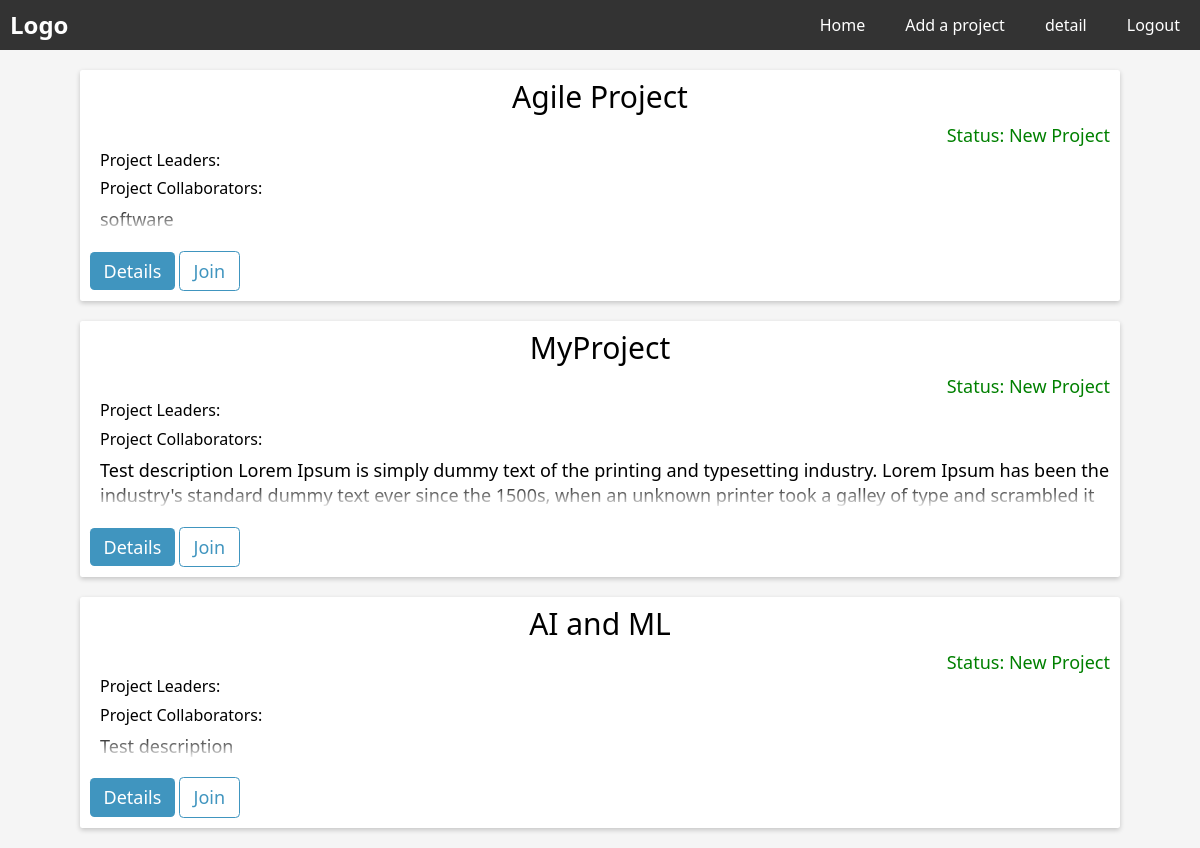
Page / (signed in) on the earlier database version.
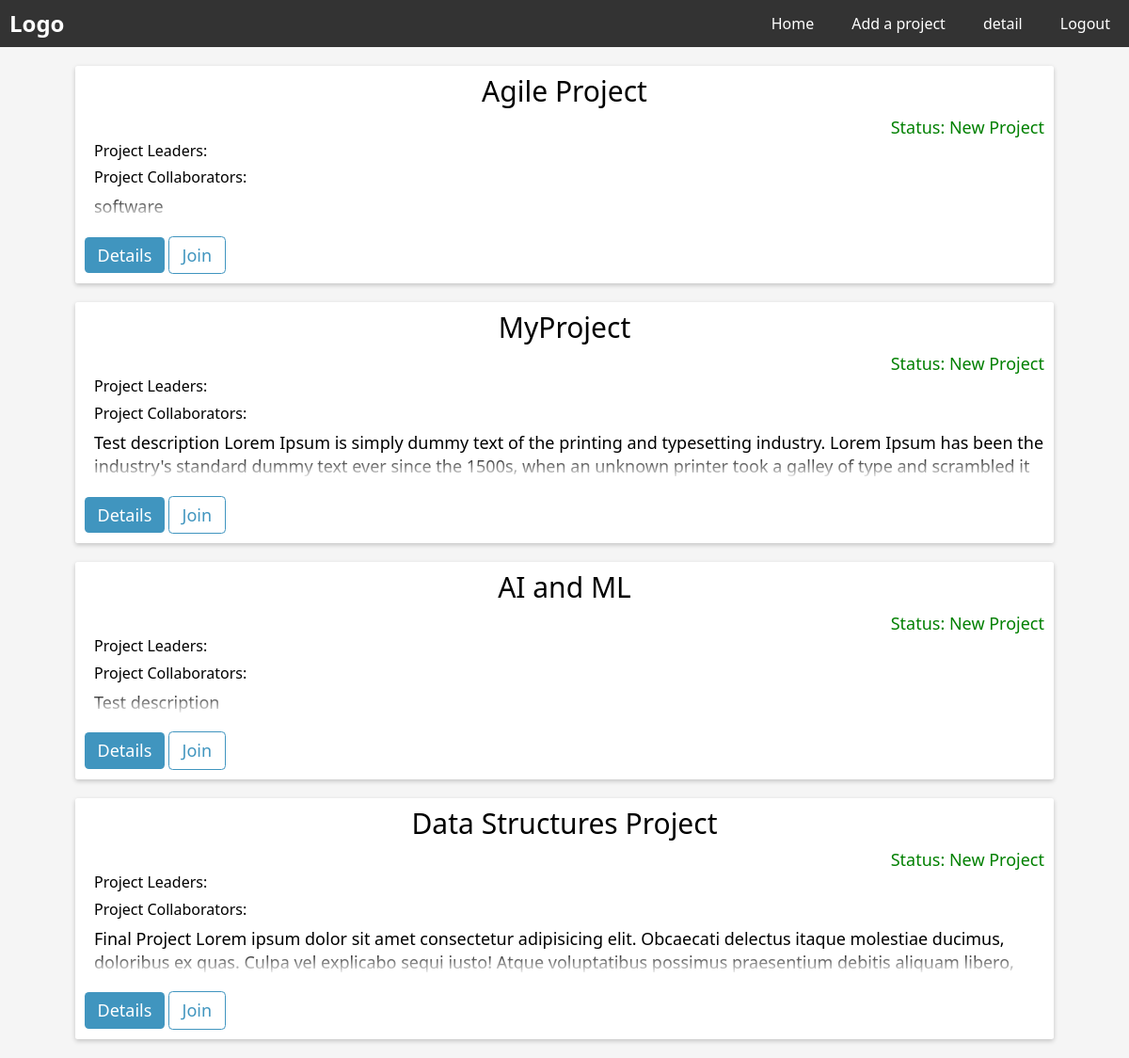
Same page on the later database version.
### website/models.py (models this page shows)
class Project(db.Model):
    id = db.Column(db.Integer, primary_key=True)
    title = db.Column(db.String(500), nullable=False)
    start_date = db.Column(db.DateTime(timezone=True), default=func.now(), nullable=False)
    description = db.Column(db.String(5000), unique=True, nullable=False)
    status = db.Column(db.String(500), default="New Project")

### website/views.py (the view)
@views.route('/', methods=['GET'])
@login_required
def indexs():
    entries = []
    descriptions = Project.query.all()
    if descriptions:
        for description in descriptions:
            entry = {}
            entry['title'] = description.title
            entry['description'] = description.description
            entry['status'] = description.status
            entry['id'] = description.id
            collaborator_entry = Collaborator.query.filter_by(project_id=description.id).first()
            leader_entry = Leader.query.filter_by(project_id=description.id).first()
            if leader_entry:
                user_id2 = leader_entry.user_id
                user_name2 = User.query.filter_by(id=user_id2).first().name
                entry['leader_name'] = user_name2
            if collaborator_entry:
                user_id = collaborator_entry.user_id
                user_name = User.query.filter_by(id=user_id).first().name
                entry['user_name'] = user_name
            entries.append(entry)
    return render_template('index.html', entries=entries, user=current_user)

### website/__init__.py (called while the page is built)
def create_app():
    app = Flask(__name__)
    app.config["TEMPLATES_AUTO_RELOAD"] = True
    app.config['SQLALCHEMY_DATABASE_URI'] = f'sqlite:///{DB_NAME}'
    app.config['SECRET_KEY'] = "dsaljf;ldsakjf;lkdsjf,cmlkjlkwqjfoijlsad;"
    db.init_app(app)
    from website.views import views
    from website.auth import auth
    app.register_blueprint(views, url_prefix="/")
    app.register_blueprint(auth, url_prefix="/")
    from website import models
    from website.models import User
    create_database(app)
    login_manager = LoginManager()
    login_manager.login_view = 'auth.login'
    login_manager.init_app(app)
    @login_manager.user_loader
    def load_user(id):
        return User.query.get(int(id))
    return app

### website/templates/index.html (shortened to what this page needs)
{% extends "base.html" %}
{% block main %}
{% for entry in entries %}
<div class="card">
    <div class="title-grid">
        <div class="P-Title">{{ entry.title }}</div>
        <div class="status">Status: {{entry.status}}</div>
    </div>
    <div class="P-owner">
        Project Leaders: {{ entry.leader_name }}
    </div>
    <div class="Project-collaborators">
        Project Collaborators: {{ entry.user_name }}
    </div>
    <div class="Description">
        {{ entry.description }}
    </div>
    <div class="card-footer">
        <a href="{{ url_for('views_bp.details', id=entry.id) }}"><button class="homebtn">Details</button></a>
        <button class="homebtn btn-outline">Join</button>
    </div>
</div>
{% endfor %}
{% endblock %}

Differences in the rows shown:
added Project: title "Data Structures Project", status "New Project", description "Final Project Lorem ipsum dolor sit amet consectetur adipisicing elit. Obcaecati delectus itaque molestiae ducimus, doloribus ex quas. Culpa vel explicabo sequi iusto! Atque voluptatibus possimus praesentium debitis aliquam libero,…"
